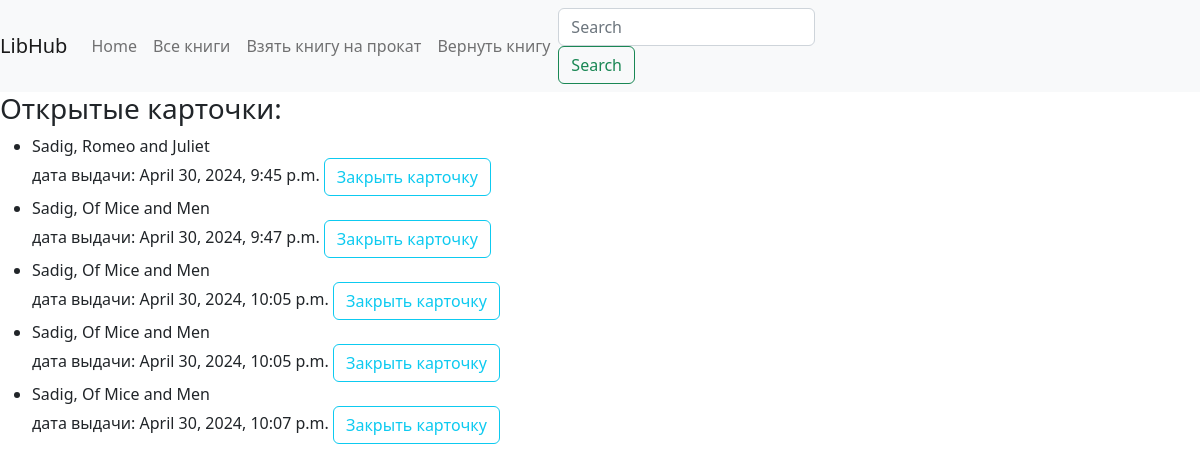
The app's page /card_list/ with its own data.
### LibraryWeb/models.py (models this page shows, shortened)
class VisitorCard(models.Model):
    visitor = models.ForeignKey(Visitor, on_delete=models.CASCADE)
    book = models.ForeignKey(Book, on_delete=models.CASCADE)
    borrowed_date = models.DateTimeField()
    returned_date = models.DateField(null=True, blank=True)

class Visitor(models.Model):
    full_name = models.CharField(max_length=100)
    phone = models.CharField(max_length=15)
    def __str__(self):
        return self.full_name

class Book(models.Model):
    title = models.CharField(max_length=100)
    author = models.CharField(max_length=100)
    publication_year = models.IntegerField()
    publisher = models.CharField(max_length=100)
    page_count = models.IntegerField()
    copies_available = models.IntegerField()
    def __str__(self):
        return self.title

### LibraryWeb/views.py (the view)
# urls.py: path('card_list/', close_card_view, name='card_list'),
def close_card_view(request):
    open_cards = VisitorCard.objects.filter(returned_date=None)
    close_cards = VisitorCard.objects.filter(returned_date__isnull=False)
    return render(request, 'LibraryWeb/card_list.html', {'open_cards': open_cards, 'close_cards': close_cards})

### LibraryWeb/templates/LibraryWeb/card_list.html
{% extends "LibraryWeb/base.html" %}
{% block content %}
<h3>Открытые карточки:</h3>
    <ul>
        {% for card in open_cards %}
            <li>{{ card.visitor }}, {{ card.book }} <br> дата выдачи: {{ card.borrowed_date }} <a href="{% url 'return_book' card.id %}" class="btn btn-outline-info ml-3">Закрыть карточку</a><br>
        {% endfor %}
    </ul>
{% endblock content %}

### LibraryWeb/templates/LibraryWeb/base.html (shortened to what this page needs)
<!DOCTYPE html>
<html lang="en">
<head>
</head>
<body>
<link href="https://cdn.jsdelivr.net/npm/bootstrap@5.2.1/dist/css/bootstrap.min.css" rel="stylesheet">
<nav class="navbar navbar-expand-lg navbar-light bg-light">
  <a class="navbar-brand" href="{% url 'home' %}">LibHub</a>
  <div class="collapse navbar-collapse" id="navbarSupportedContent">
    <ul class="navbar-nav mr-auto">
      <li class="nav-item active">
        <a class="nav-link" href="{% url 'home' %}" class="btn btn-outline-info ml-3">Home </a>
      </li>
      <li class="nav-item">
        <a class="nav-link" href="{% url 'book_list' %}">Все книги</a>
      </li>
      <li class="nav-item">
        <a class="nav-link" href="{% url 'issue_book' %}">Взять книгу на прокат</a>
      </li>
      <li class="nav-item">
        <a class="nav-link" href="{% url 'card_list' %}">Вернуть книгу</a>
      </li>
    </ul>
<form class="form-inline my-2 my-lg-0" method="GET" action="{% url 'book_list' %}">
    <input class="form-control mr-sm-2" type="search" placeholder="Search" aria-label="Search" name="q">
    <button class="btn btn-outline-success my-2 my-sm-0" type="submit">Search</button>
</form>
  </div>
</nav>
{% block content %}
{% endblock content %}
</body>
</html>

### records on screen
VisitorCard: visitor "Sadig", book "Romeo and Juliet", borrowed_date "April 30, 2024, 9:45 p.m."
VisitorCard: visitor "Sadig", book "Of Mice and Men", borrowed_date "April 30, 2024, 9:47 p.m."
VisitorCard: visitor "Sadig", book "Of Mice and Men", borrowed_date "April 30, 2024, 10:05 p.m."
VisitorCard: visitor "Sadig", book "Of Mice and Men", borrowed_date "April 30, 2024, 10:05 p.m."
VisitorCard: visitor "Sadig", book "Of Mice and Men", borrowed_date "April 30, 2024, 10:07 p.m."
